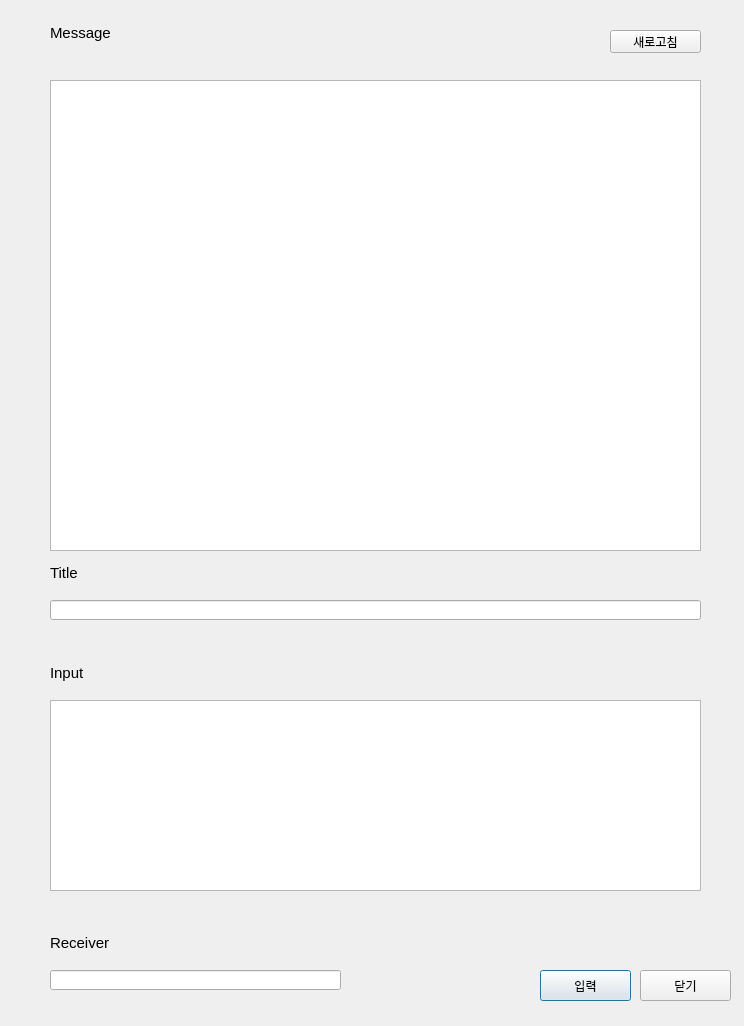
<?xml version="1.0" encoding="UTF-8"?>
<ui version="4.0">
 <class>MessageDialog</class>
 <widget class="QDialog" name="MessageDialog">
  <property name="geometry">
   <rect>
    <x>0</x>
    <y>0</y>
    <width>744</width>
    <height>1026</height>
   </rect>
  </property>
  <property name="windowTitle">
   <string>Dialog</string>
  </property>
  <widget class="QLabel" name="label_no">
   <property name="geometry">
    <rect>
     <x>50</x>
     <y>10</y>
     <width>137</width>
     <height>46</height>
    </rect>
   </property>
   <property name="font">
    <font>
     <pointsize>11</pointsize>
    </font>
   </property>
   <property name="text">
    <string>Message</string>
   </property>
  </widget>
  <widget class="QLabel" name="label_no_2">
   <property name="geometry">
    <rect>
     <x>50</x>
     <y>650</y>
     <width>71</width>
     <height>46</height>
    </rect>
   </property>
   <property name="font">
    <font>
     <pointsize>11</pointsize>
    </font>
   </property>
   <property name="text">
    <string>Input</string>
   </property>
  </widget>
  <widget class="QPushButton" name="sendMessage">
   <property name="geometry">
    <rect>
     <x>540</x>
     <y>970</y>
     <width>91</width>
     <height>31</height>
    </rect>
   </property>
   <property name="text">
    <string>입력</string>
   </property>
  </widget>
  <widget class="QPushButton" name="closeMessage">
   <property name="geometry">
    <rect>
     <x>640</x>
     <y>970</y>
     <width>91</width>
     <height>31</height>
    </rect>
   </property>
   <property name="text">
    <string>닫기</string>
   </property>
  </widget>
  <widget class="QLineEdit" name="receiverMessage">
   <property name="geometry">
    <rect>
     <x>50</x>
     <y>970</y>
     <width>291</width>
     <height>20</height>
    </rect>
   </property>
  </widget>
  <widget class="QLabel" name="label_no_3">
   <property name="geometry">
    <rect>
     <x>50</x>
     <y>920</y>
     <width>137</width>
     <height>46</height>
    </rect>
   </property>
   <property name="font">
    <font>
     <pointsize>11</pointsize>
    </font>
   </property>
   <property name="text">
    <string>Receiver</string>
   </property>
  </widget>
  <widget class="QLineEdit" name="inputMessageTitle">
   <property name="geometry">
    <rect>
     <x>50</x>
     <y>600</y>
     <width>651</width>
     <height>20</height>
    </rect>
   </property>
  </widget>
  <widget class="QLabel" name="label_no_4">
   <property name="geometry">
    <rect>
     <x>50</x>
     <y>550</y>
     <width>61</width>
     <height>46</height>
    </rect>
   </property>
   <property name="font">
    <font>
     <pointsize>11</pointsize>
    </font>
   </property>
   <property name="text">
    <string>Title</string>
   </property>
  </widget>
  <widget class="QTextEdit" name="inputMessage">
   <property name="geometry">
    <rect>
     <x>50</x>
     <y>700</y>
     <width>651</width>
     <height>191</height>
    </rect>
   </property>
  </widget>
  <widget class="QPushButton" name="refereshMessage">
   <property name="geometry">
    <rect>
     <x>610</x>
     <y>30</y>
     <width>91</width>
     <height>23</height>
    </rect>
   </property>
   <property name="text">
    <string>새로고침</string>
   </property>
  </widget>
  <widget class="QListView" name="outputMessage">
   <property name="geometry">
    <rect>
     <x>50</x>
     <y>80</y>
     <width>651</width>
     <height>471</height>
    </rect>
   </property>
  </widget>
 </widget>
 <resources/>
 <connections/>
</ui>
